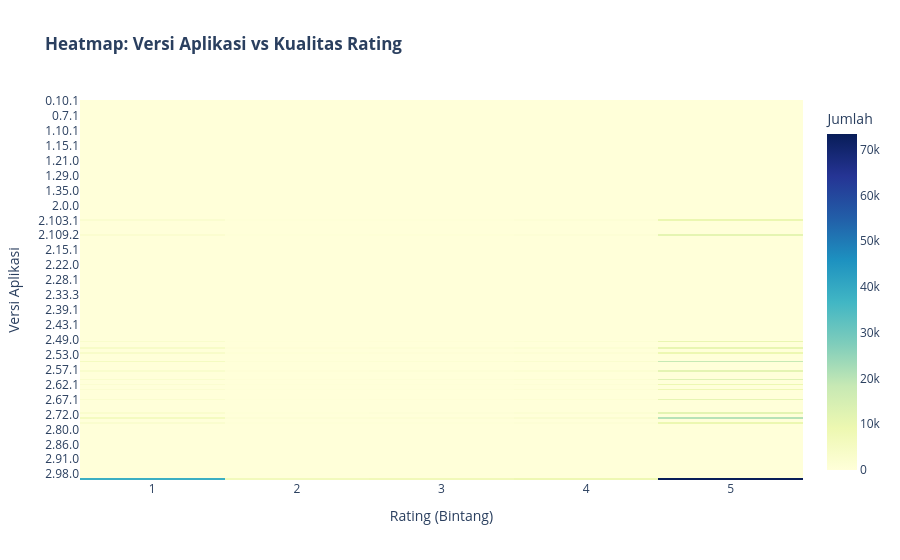

The cell this chart's notebook holds for it:
### Markdown cell above
Analisis Versi Aplikasi vs Kepuasan (Heatmap Style)
---

### Code cell
top_versions = df['versi_aplikasi'].value_counts().head(15).index
df_v = df[df['versi_aplikasi'].isin(top_versions)]
v_pivot = df_v.groupby(['versi_aplikasi', 'rating']).size().unstack(fill_value=0)

fig3 = px.imshow(v_pivot, 
                labels=dict(x="Rating (Bintang)", y="Versi Aplikasi", color="Jumlah"),
                title="<b>Heatmap: Versi Aplikasi vs Kualitas Rating</b>",
                color_continuous_scale='YlGnBu',
                template=template)
fig3.show()

### Figure 1 — Plotly figure (JSON) as saved in the notebook; plotly's stock layout.template omitted (floating-point values rounded to 4 significant figures; data arrays with more than 128 entries replaced by an {"elided": "..."} marker saying what was removed)
{"data": [{"coloraxis": "coloraxis", "hovertemplate": "Rating (Bintang): %{x}<br>Versi Aplikasi: %{y}<br>Jumlah: %{z}<extra></extra>", "name": "0", "type": "heatmap", "x": [1, 2, 3, 4, 5], "xaxis": "x", "y": {"elided": "229 str values"}, "yaxis": "y", "z": {"elided": "229x5 int values"}}], "layout": {"coloraxis": {"colorbar": {"title": {"text": "Jumlah"}}, "colorscale": [[0, "rgb(255,255,217)"], [0.125, "rgb(237,248,177)"], [0.25, "rgb(199,233,180)"], [0.375, "rgb(127,205,187)"], [0.5, "rgb(65,182,196)"], [0.625, "rgb(29,145,192)"], [0.75, "rgb(34,94,168)"], [0.875, "rgb(37,52,148)"], [1, "rgb(8,29,88)"]]}, "title": {"text": "<b>Heatmap: Versi Aplikasi vs Kualitas Rating</b>"}, "xaxis": {"anchor": "y", "constrain": "domain", "domain": [0, 1], "scaleanchor": "y", "title": {"text": "Rating (Bintang)"}}, "yaxis": {"anchor": "x", "autorange": "reversed", "constrain": "domain", "domain": [0, 1], "title": {"text": "Versi Aplikasi"}}}}
